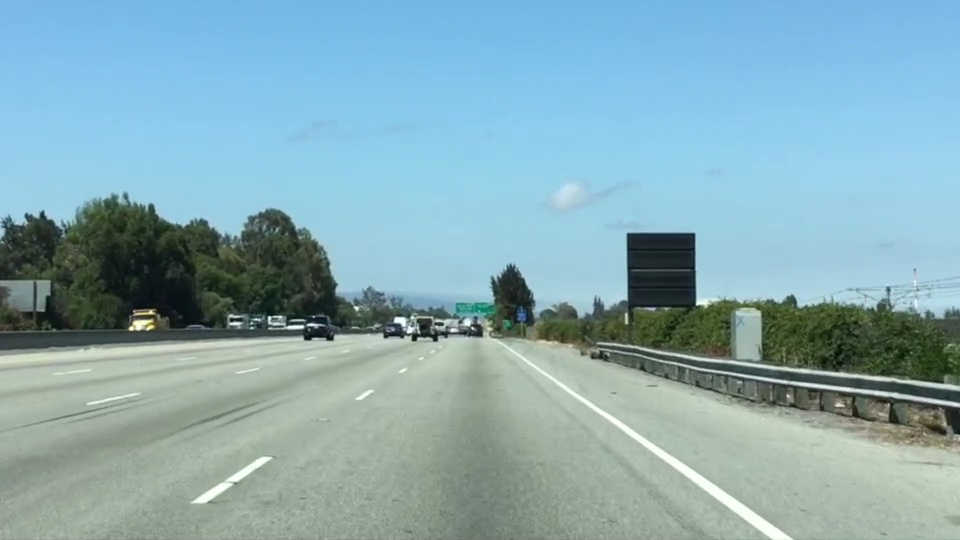
#> input picture Region-Of-Intereset-Mask/test.jpg, 960 x 540 px
$ python roi.py   (Python 2 division)
#> lines starting #> are read from the running program, lines starting #| are printed output that depends on the picture
import matplotlib.pyplot as plt
import matplotlib.image as mpimg
import numpy as np

# Read in the image and print some stats
image = mpimg.imread('test.jpg')
#> image is the input picture: shape (540, 960, 3); mean R, G, B 135.5, 171.1, 179.2
print('This image is: ', type(image), 'with dimesions:', image.shape)
#| ('This image is: ', <class 'numpy.ndarray'>, 'with dimesions:', (540, 960, 3))

# Pull out the x and y sizes and make a copy of the image
ysize = image.shape[0]
#> ysize = 540
xsize = image.shape[1]
#> xsize = 960
region_select = np.copy(image)

# Define a triangle region of interest
# Keep in mind the origin (x=0, y=0) is in the upper left in image processing
# Note: if you run this code, you'll find these are not sensible values!!
# But you'll get a chance to play with them soon in a quiz
left_bottom = [0, 500]
right_bottom = [950,500]
apex = [450,0]

# Fit lines (y=Ax+B) to identify the  3 sided region of interest
# np.polyfit() returns the coefficients [A, B] of the fit
# Remember Ax+b=y is a line
fit_left = np.polyfit((left_bottom[0], apex[0]), (left_bottom[1], apex[1]), 1)
fit_right = np.polyfit((right_bottom[0], apex[0]), (right_bottom[1], apex[1]), 1)
fit_bottom = np.polyfit((left_bottom[0], right_bottom[0]), (left_bottom[1], right_bottom[1]), 1)

print fit_left
print fit_right
# Find the region inside the lines
# Creates all possible combintaions of points in the image and stores them in XX,YY
XX, YY = np.meshgrid(np.arange(0, xsize), np.arange(0, ysize))

# 3 lines are created
# Easiest way to decide what sign to use
# 1) Draw the line
# 2) Draw the mirror image of the line
# 3) Decide whcih region to choose Greater or Less
# 4) Negate greater or less

region_thresholds = (YY > (XX*fit_left[0] + fit_left[1])) & \
                    (YY > (XX*fit_right[0] + fit_right[1])) & \
                   (YY < (XX*fit_bottom[0] + fit_bottom[1]))

# Color pixels red which are inside the region of interest
region_select[region_thresholds] = [255, 0, 0]
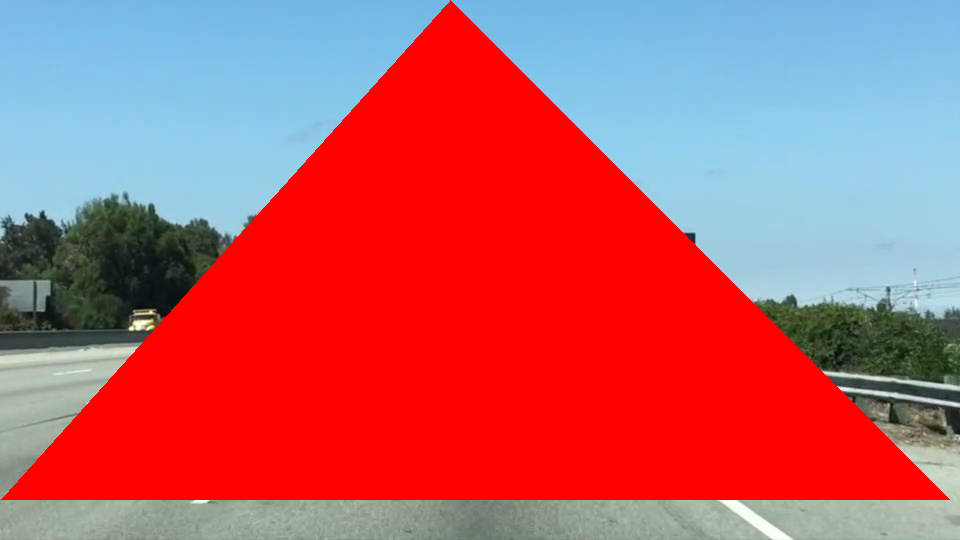
#> region_select: shape (540, 960, 3); mean R, G, B 187.6, 94.5, 103.6

# Display the image
plt.imshow(region_select)
plt.savefig('Output.jpg')
